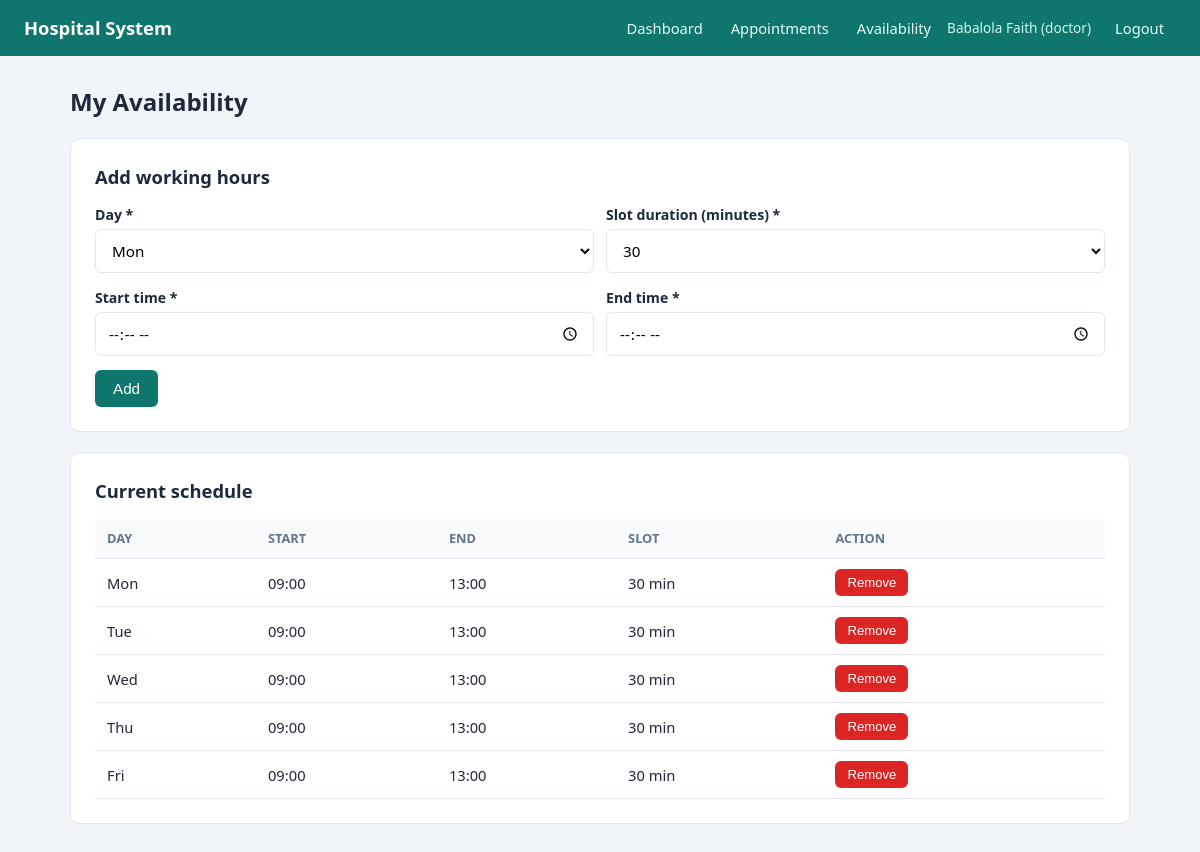
Screenshot of /doctor/availability.php (signed in) with the database file from the repository.
### tables this page shows
CREATE TABLE `doctor_availability` (
  `availability_id` int(11) NOT NULL,
  `doctor_id` int(11) NOT NULL,
  `day_of_week` enum('Mon','Tue','Wed','Thu','Fri','Sat','Sun') NOT NULL,
  `start_time` time NOT NULL,
  `end_time` time NOT NULL,
  `slot_duration` int(11) NOT NULL DEFAULT 30
);

### config/config.php (called while the page is built, shortened)
<?php
spl_autoload_register(function ($class) {
    $file = __DIR__ . '/../classes/' . $class . '.php';
});

### classes/Database.php (called while the page is built, shortened)
<?php
class Database
{
    private static ?Database $instance = null;
    private PDO $conn;
    private function __construct()
    {
        $dsn = "mysql:host=" . DB_HOST . ";dbname=" . DB_NAME . ";charset=utf8mb4";
        $options = [
            PDO::ATTR_ERRMODE            => PDO::ERRMODE_EXCEPTION,
            PDO::ATTR_DEFAULT_FETCH_MODE => PDO::FETCH_ASSOC,
            PDO::ATTR_EMULATE_PREPARES   => false,
        ];
        try {
            $this->conn = new PDO($dsn, DB_USER, DB_PASS, $options);
        } catch (PDOException $e) {
            die("Database connection failed: " . $e->getMessage());
        }
    }
    public static function getInstance(): Database
    {
        if (self::$instance === null) {
            self::$instance = new Database();
        }
        return self::$instance;
    }
    public function query(string $sql, array $params = []): PDOStatement
    {
        $stmt = $this->conn->prepare($sql);
        $stmt->execute($params);
        return $stmt;
    }
    public function fetchAll(string $sql, array $params = []): array
    {
        return $this->query($sql, $params)->fetchAll();
    }
}

### includes/auth.php (called while the page is built, shortened)
<?php
require_once __DIR__ . '/../config/config.php';
function currentUserId(): int
{
    return (int) ($_SESSION['user_id'] ?? 0);
}
function e($value): string
{
    return htmlspecialchars((string) $value, ENT_QUOTES, 'UTF-8');
}

### classes/Doctor.php (called while the page is built, shortened)
<?php
class Doctor
{
    private Database $db;
    public function __construct()
    {
        $this->db = Database::getInstance();
    }
    public function getAvailability(int $doctorId): array
    {
        return $this->db->fetchAll(
            "SELECT * FROM doctor_availability WHERE doctor_id = ?
             ORDER BY FIELD(day_of_week,'Mon','Tue','Wed','Thu','Fri','Sat','Sun'), start_time",
            [$doctorId]
        );
    }
}

### doctor/availability.php (the view, shortened to what this page needs)
<?php
require_once __DIR__ . '/../includes/auth.php';
$doctorObj = new Doctor();
$doctorId  = currentUserId();
$slots = $doctorObj->getAvailability($doctorId);
$days  = ['Mon', 'Tue', 'Wed', 'Thu', 'Fri', 'Sat', 'Sun'];
require __DIR__ . '/../includes/header.php';
?>
<h1 class="page-title">My Availability</h1>
<div class="card">
    <h2>Add working hours</h2>
    <form method="post" action="availability.php">
        <div class="row">
            <div class="form-group">
                <label>Day *</label>
                <select name="day_of_week" required>
                    <?php foreach ($days as $day): ?><option value="<?= $day ?>"><?= $day ?></option><?php endforeach; ?>
                </select>
            </div>
            <div class="form-group">
                <label>Slot duration (minutes) *</label>
                <select name="slot_duration">
                    <option value="30" selected>30</option>
                </select>
            </div>
        </div>
        <div class="row">
            <div class="form-group">
                <label>Start time *</label>
                <input type="time" name="start_time" required>
            </div>
            <div class="form-group">
                <label>End time *</label>
                <input type="time" name="end_time" required>
            </div>
        </div>
        <button type="submit" class="btn">Add</button>
    </form>
</div>
<div class="card">
    <h2>Current schedule</h2>
    <div class="table-wrap">
    <table>
        <thead><tr><th>Day</th><th>Start</th><th>End</th><th>Slot</th><th>Action</th></tr></thead>
        <tbody>
        <?php foreach ($slots as $s): ?>
            <tr>
                <td><?= e($s['day_of_week']) ?></td>
                <td><?= e(substr($s['start_time'], 0, 5)) ?></td>
                <td><?= e(substr($s['end_time'], 0, 5)) ?></td>
                <td><?= (int) $s['slot_duration'] ?> min</td>
                <td>
                    <form method="post" action="availability.php" onsubmit="return confirm('Remove this schedule?')">
                        <button class="btn btn-sm btn-danger">Remove</button>
                    </form>
                </td>
            </tr>
        <?php endforeach; ?>
        </tbody>
    </table>
    </div>
</div>
<?php require __DIR__ . '/../includes/footer.php'; ?>

### assets/css/style.css (style rules this page uses)
:root { --primary: #0f766e; --primary-dark: #115e59; --bg: #f1f5f9; --card: #ffffff; --text: #1e293b; --muted: #64748b; --border: #e2e8f0; --danger: #dc2626; --success: #16a34a; --warning: #d97706; }
* { box-sizing: border-box; margin: 0; padding: 0; }
body { font-family: "Segoe UI", Arial, sans-serif; background: var(--bg); color: var(--text); line-height: 1.5; }
.card { background: var(--card); border: 1px solid var(--border); border-radius: 10px; padding: 24px; margin-bottom: 20px; }
.card h2 { margin-bottom: 14px; font-size: 1.15rem; }
.page-title { margin-bottom: 18px; font-size: 1.5rem; }
.form-group { margin-bottom: 14px; }
label { display: block; font-size: .88rem; font-weight: 600; margin-bottom: 4px; }
input, select, textarea { width: 100%; padding: 10px 12px; border: 1px solid var(--border); border-radius: 6px; font-size: .95rem; font-family: inherit; background: #fff; }
.row { display: grid; grid-template-columns: 1fr 1fr; gap: 12px; }
.btn { display: inline-block; background: var(--primary); color: #fff; border: 0; padding: 10px 18px; border-radius: 6px; font-size: .95rem; cursor: pointer; }
.btn-danger { background: var(--danger); }
.btn-sm { padding: 6px 12px; font-size: .82rem; }
.table-wrap { overflow-x: auto; }
table { width: 100%; border-collapse: collapse; font-size: .92rem; }
th, td { text-align: left; padding: 10px 12px; border-bottom: 1px solid var(--border); }
th { background: #f8fafc; font-size: .8rem; text-transform: uppercase; color: var(--muted); }

### rows the page displays
doctor_availability: day_of_week "Mon", start_time "09:00", end_time "13:00", slot_duration "30"
doctor_availability: day_of_week "Tue", start_time "09:00", end_time "13:00", slot_duration "30"
doctor_availability: day_of_week "Wed", start_time "09:00", end_time "13:00", slot_duration "30"
doctor_availability: day_of_week "Thu", start_time "09:00", end_time "13:00", slot_duration "30"
doctor_availability: day_of_week "Fri", start_time "09:00", end_time "13:00", slot_duration "30"

### other values shown
$_SESSION['user_name'] "Babalola Faith"
$role "doctor"
form field day_of_week "Mon"
